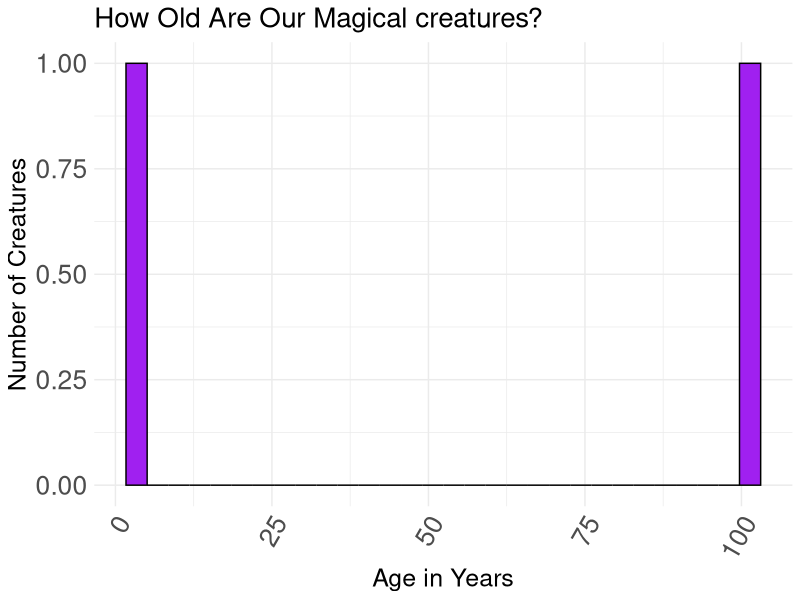
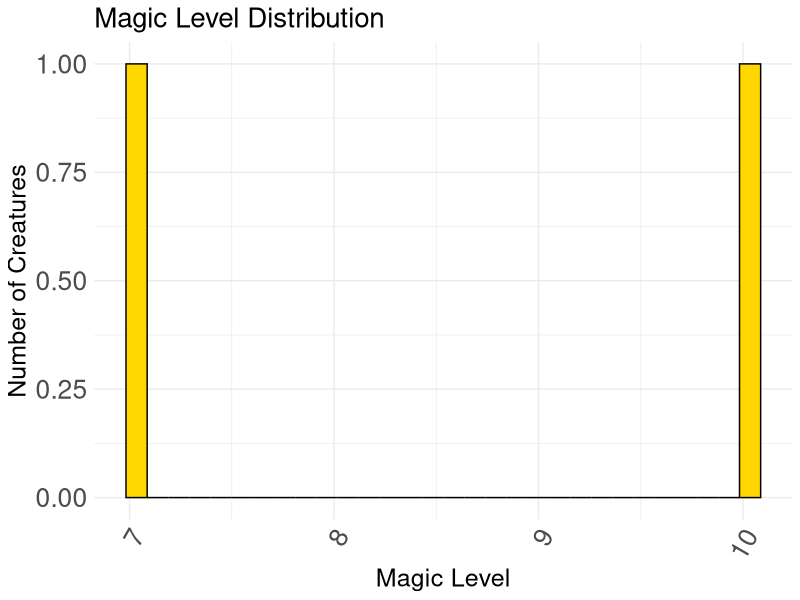

Generate these figures, in order, with R:
## ---- chunk 1
# set the locale to English and UTF-8 encoding so that emojis can be displayed correctly
Sys.setlocale("LC_CTYPE", "en_US.UTF-8")

# load the ggplot2 package
library(ggplot2)  # Our plotting magic toolbox
library(dplyr)
creature_data <- read.csv("../datasets/creatures.csv")

print("🎨 Ready to paint with creature data!")
## ---- chunk 2
# Let's look at the ages of our creatures
print("🔍 Let's explore creature ages:")
print(creature_data$creature_age)
## ---- chunk 3
# Show the distribution of creature ages
age_histogram <- ggplot(creature_data, aes(x = creature_age)) +
  geom_histogram(fill = "purple", color = "black") +
  labs(title = "How Old Are Our Magical creatures?",
       x = "Age in Years",
       y = "Number of Creatures")+
  theme_minimal() +
  theme(text = element_text(size = 16),
        plot.title = element_text(size = 20),
        axis.title = element_text(size = 18),
        axis.text = element_text(size = 19),
        axis.text.x = element_text(angle = 60, hjust = 1))

print(age_histogram)
## ---- chunk 4
# Look at magic levels
magic_histogram <- ggplot(creature_data, aes(x = magic_power)) +
  geom_histogram(fill = "gold", color = "black") +
  labs(title = "Magic Level Distribution",
       x = "Magic Level",
       y = "Number of Creatures")+
  theme_minimal() +
  theme(text = element_text(size = 16),
        plot.title = element_text(size = 20),
        axis.title = element_text(size = 18),
        axis.text = element_text(size = 19),
        axis.text.x = element_text(angle = 60, hjust = 1))

print(magic_histogram)
